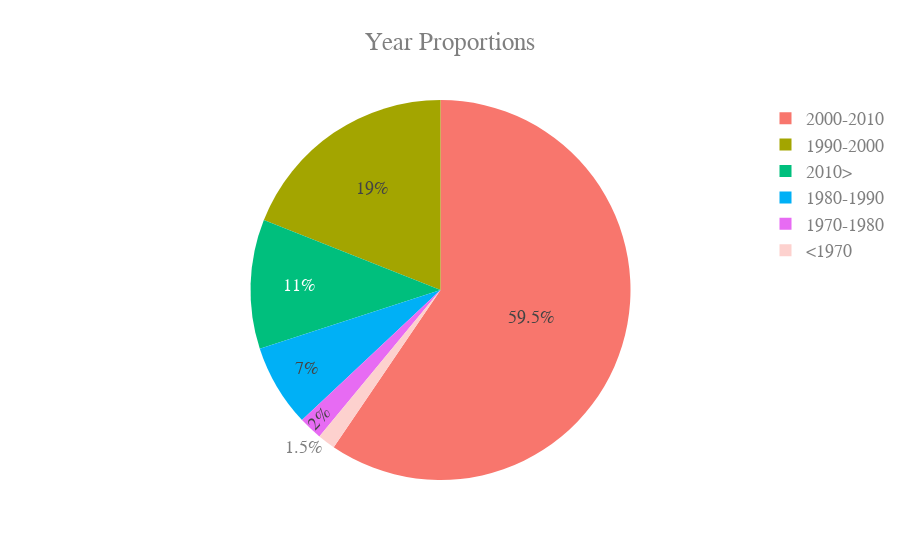

Notebook source saved alongside this figure:
### Code cell
year_portions = df.YearRange.value_counts(normalize=True)*100

labels = year_portions.index.tolist()
values = year_portions.values.tolist()

fig = go.Figure(data=[go.Pie(labels=labels, values=values)])

fig.update_layout(title="Year Proportions",
                 template="ggplot2",
                    font=dict(
                        family="Courier New, monospace",
                              size=18,
                              color="#7f7f7f"))

### Figure 1 — Plotly figure (JSON) as saved in the notebook; plotly's stock layout.template omitted (floating-point values rounded to 4 significant figures)
{"data": [{"labels": ["2000-2010", "1990-2000", "2010>", "1980-1990", "1970-1980", "<1970"], "type": "pie", "values": [59.5, 19, 11, 7.0, 2, 1.5]}], "layout": {"font": {"color": "#7f7f7f", "family": "Courier New, monospace", "size": 18}, "title": {"text": "Year Proportions"}}}
